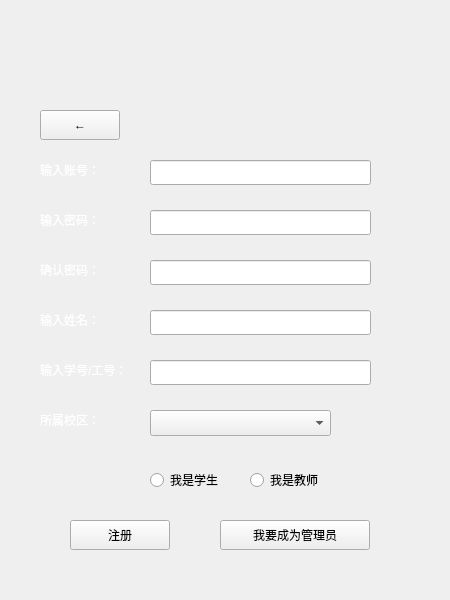
<?xml version="1.0" encoding="UTF-8"?>
<ui version="4.0">
 <class>registerwindow</class>
 <widget class="QWidget" name="registerwindow">
  <property name="geometry">
   <rect>
    <x>0</x>
    <y>0</y>
    <width>450</width>
    <height>600</height>
   </rect>
  </property>
  <property name="windowTitle">
   <string>Form</string>
  </property>
  <widget class="QLabel" name="label">
   <property name="geometry">
    <rect>
     <x>0</x>
     <y>0</y>
     <width>450</width>
     <height>600</height>
    </rect>
   </property>
   <property name="text">
    <string/>
   </property>
  </widget>
  <widget class="QLabel" name="area">
   <property name="geometry">
    <rect>
     <x>40</x>
     <y>410</y>
     <width>69</width>
     <height>20</height>
    </rect>
   </property>
   <property name="text">
    <string>&lt;html&gt;&lt;head/&gt;&lt;body&gt;&lt;p&gt;&lt;span style=&quot; color:#ffffff;&quot;&gt;所属校区：&lt;/span&gt;&lt;/p&gt;&lt;/body&gt;&lt;/html&gt;</string>
   </property>
  </widget>
  <widget class="QLabel" name="password">
   <property name="geometry">
    <rect>
     <x>40</x>
     <y>210</y>
     <width>69</width>
     <height>20</height>
    </rect>
   </property>
   <property name="text">
    <string>&lt;html&gt;&lt;head/&gt;&lt;body&gt;&lt;p&gt;&lt;span style=&quot; color:#ffffff;&quot;&gt;输入密码：&lt;/span&gt;&lt;/p&gt;&lt;/body&gt;&lt;/html&gt;</string>
   </property>
  </widget>
  <widget class="QLabel" name="num">
   <property name="geometry">
    <rect>
     <x>40</x>
     <y>360</y>
     <width>101</width>
     <height>20</height>
    </rect>
   </property>
   <property name="text">
    <string>&lt;html&gt;&lt;head/&gt;&lt;body&gt;&lt;p&gt;&lt;span style=&quot; color:#ffffff;&quot;&gt;输入学号/工号：&lt;/span&gt;&lt;/p&gt;&lt;/body&gt;&lt;/html&gt;</string>
   </property>
  </widget>
  <widget class="QLabel" name="surepassword">
   <property name="geometry">
    <rect>
     <x>40</x>
     <y>260</y>
     <width>69</width>
     <height>20</height>
    </rect>
   </property>
   <property name="text">
    <string>&lt;html&gt;&lt;head/&gt;&lt;body&gt;&lt;p&gt;&lt;span style=&quot; color:#ffffff;&quot;&gt;确认密码：&lt;/span&gt;&lt;/p&gt;&lt;/body&gt;&lt;/html&gt;</string>
   </property>
  </widget>
  <widget class="QLabel" name="account">
   <property name="geometry">
    <rect>
     <x>40</x>
     <y>160</y>
     <width>69</width>
     <height>20</height>
    </rect>
   </property>
   <property name="text">
    <string>&lt;html&gt;&lt;head/&gt;&lt;body&gt;&lt;p&gt;&lt;span style=&quot; color:#ffffff;&quot;&gt;输入账号：&lt;/span&gt;&lt;/p&gt;&lt;/body&gt;&lt;/html&gt;</string>
   </property>
  </widget>
  <widget class="QRadioButton" name="student">
   <property name="geometry">
    <rect>
     <x>150</x>
     <y>470</y>
     <width>95</width>
     <height>20</height>
    </rect>
   </property>
   <property name="text">
    <string>我是学生</string>
   </property>
  </widget>
  <widget class="QPushButton" name="registerorder">
   <property name="geometry">
    <rect>
     <x>70</x>
     <y>520</y>
     <width>100</width>
     <height>30</height>
    </rect>
   </property>
   <property name="text">
    <string>注册</string>
   </property>
  </widget>
  <widget class="QLineEdit" name="inputnum">
   <property name="geometry">
    <rect>
     <x>150</x>
     <y>360</y>
     <width>221</width>
     <height>25</height>
    </rect>
   </property>
  </widget>
  <widget class="QLabel" name="name">
   <property name="geometry">
    <rect>
     <x>40</x>
     <y>310</y>
     <width>71</width>
     <height>20</height>
    </rect>
   </property>
   <property name="text">
    <string>&lt;html&gt;&lt;head/&gt;&lt;body&gt;&lt;p&gt;&lt;span style=&quot; color:#ffffff;&quot;&gt;输入姓名：&lt;/span&gt;&lt;/p&gt;&lt;/body&gt;&lt;/html&gt;</string>
   </property>
  </widget>
  <widget class="QPushButton" name="exitBtn">
   <property name="geometry">
    <rect>
     <x>40</x>
     <y>110</y>
     <width>80</width>
     <height>30</height>
    </rect>
   </property>
   <property name="text">
    <string>←</string>
   </property>
  </widget>
  <widget class="QRadioButton" name="teacher">
   <property name="geometry">
    <rect>
     <x>250</x>
     <y>470</y>
     <width>95</width>
     <height>20</height>
    </rect>
   </property>
   <property name="text">
    <string>我是教师</string>
   </property>
  </widget>
  <widget class="QLineEdit" name="inputaccount">
   <property name="geometry">
    <rect>
     <x>150</x>
     <y>160</y>
     <width>221</width>
     <height>25</height>
    </rect>
   </property>
  </widget>
  <widget class="QComboBox" name="depcbBox">
   <property name="geometry">
    <rect>
     <x>150</x>
     <y>410</y>
     <width>181</width>
     <height>26</height>
    </rect>
   </property>
  </widget>
  <widget class="QPushButton" name="registerorder_2">
   <property name="geometry">
    <rect>
     <x>220</x>
     <y>520</y>
     <width>150</width>
     <height>30</height>
    </rect>
   </property>
   <property name="text">
    <string>我要成为管理员</string>
   </property>
  </widget>
  <widget class="QLineEdit" name="inputname">
   <property name="geometry">
    <rect>
     <x>150</x>
     <y>310</y>
     <width>221</width>
     <height>25</height>
    </rect>
   </property>
  </widget>
  <widget class="QLineEdit" name="sureinputpassword">
   <property name="geometry">
    <rect>
     <x>150</x>
     <y>260</y>
     <width>221</width>
     <height>25</height>
    </rect>
   </property>
  </widget>
  <widget class="QLineEdit" name="inputpassword">
   <property name="geometry">
    <rect>
     <x>150</x>
     <y>210</y>
     <width>221</width>
     <height>25</height>
    </rect>
   </property>
  </widget>
 </widget>
 <resources/>
 <connections/>
</ui>
